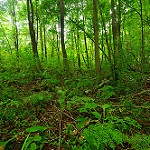
#> input picture data/raw/seg_pred/10060.jpg, 150 x 150 px; its folder holds only this picture in this run
$ python -i preprocess.py   (imports and definitions only)
#> lines starting #> are read from the running program, lines starting #| are printed output that depends on the picture
# src/data/preprocess.py
import os
import cv2
import numpy as np
import yaml
from pathlib import Path
from typing import List, Optional
from tqdm import tqdm

class ImagePreprocessor:
    """Preprocess images for segmentation models"""

    def __init__(self, config_path: str = 'configs/preprocessing_config.yaml'):
        self.config = self._load_config(config_path)
        print(f"Loaded config from: {config_path}")
        print(f"Config: {self.config}")

    def _load_config(self, config_path: str) -> dict:
        """Load configuration from YAML file"""
        if os.path.exists(config_path):
            with open(config_path, 'r') as f:
                return yaml.safe_load(f)
        else:
            # Return default config
            return {
                'image_size': [256, 256],
                'normalize': True,
                'mean': [0.485, 0.456, 0.406],
                'std': [0.229, 0.224, 0.225],
                'save_visualization': True
            }

    # [35 lines left out: function find_images, not called in this run]

    def preprocess_image(self, image_path: Path) -> Optional[np.ndarray]:
        """Preprocess a single image"""
#> called with image_path = '../../data/raw/seg_pred/10060.jpg'
        try:
            # Read image
            img = cv2.imread(str(image_path))
#> img is the input picture: shape (150, 150, 3); mean B, G, R 28.1, 103.2, 70.2
            if img is None:
                print(f"Warning: cv2 cannot read {image_path}")
                return None

            # Convert BGR to RGB
            if len(img.shape) == 3:
                img = cv2.cvtColor(img, cv2.COLOR_BGR2RGB)
            elif len(img.shape) == 2:
                # Grayscale to RGB
                img = cv2.cvtColor(img, cv2.COLOR_GRAY2RGB)

            # Resize
            target_size = tuple(self.config.get('image_size', [256, 256]))
            img = cv2.resize(img, target_size, interpolation=cv2.INTER_LINEAR)
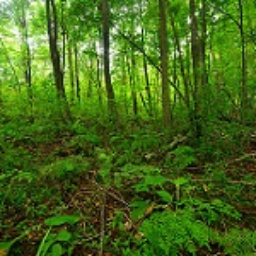
#> img: shape (256, 256, 3); mean R, G, B 70.1, 103.1, 28

            # Normalize
            if self.config.get('normalize', True):
                img = img.astype(np.float32) / 255.0
                mean = np.array(self.config.get('mean', [0.485, 0.456, 0.406]))
                std = np.array(self.config.get('std', [0.229, 0.224, 0.225]))
                img = (img - mean) / std

            return img

        except Exception as e:
            print(f"Error preprocessing {image_path}: {e}")
            return None

    # [72 lines left out: function process_directory, not called in this run]

>>> result = ImagePreprocessor().preprocess_image('../../data/raw/seg_pred/10060.jpg')

$ run again, on data/raw/seg_pred/10869.jpg
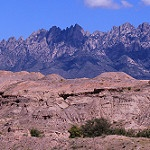
#> input picture data/raw/seg_pred/10869.jpg, 150 x 150 px
#> in preprocess_image, img is the input picture: shape (150, 150, 3); mean B, G, R 149.1, 109.7, 118.8
#> in preprocess_image, `img = cv2.resize(img, target_size, interpolation=cv2.INTER_LINEAR)`:
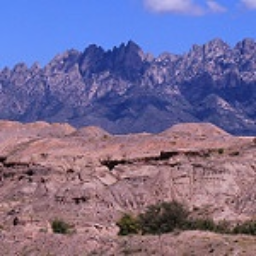
#> img: shape (256, 256, 3); mean R, G, B 118.7, 109.6, 149

$ run again, on data/raw/seg_pred/11386.jpg
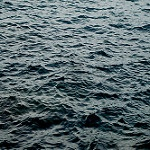
#> input picture data/raw/seg_pred/11386.jpg, 150 x 150 px
#> in preprocess_image, img is the input picture: shape (150, 150, 3); mean B, G, R 108.6, 104.9, 89.5
#> in preprocess_image, `img = cv2.resize(img, target_size, interpolation=cv2.INTER_LINEAR)`:
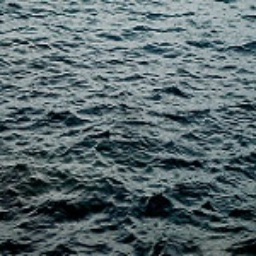
#> img: shape (256, 256, 3); mean R, G, B 89.4, 104.7, 108.5

$ run again, on data/raw/seg_pred/12015.jpg
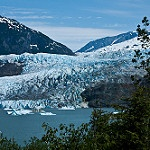
#> input picture data/raw/seg_pred/12015.jpg, 150 x 150 px
#> in preprocess_image, img is the input picture: shape (150, 150, 3); mean B, G, R 129.9, 111.5, 77.4
#> in preprocess_image, `img = cv2.resize(img, target_size, interpolation=cv2.INTER_LINEAR)`:
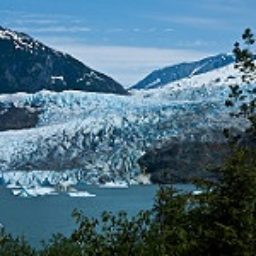
#> img: shape (256, 256, 3); mean R, G, B 77.2, 111.3, 129.8
